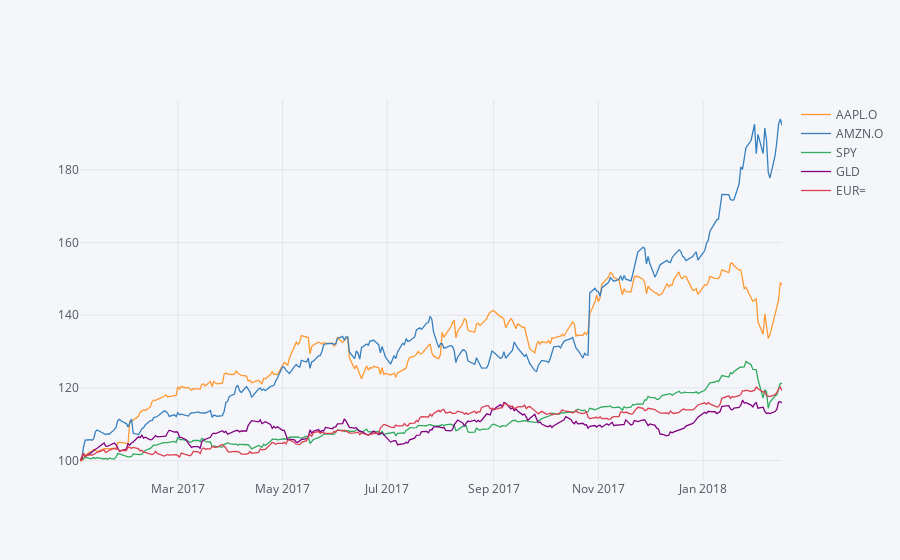

Notebook source saved alongside this figure:
### Code cell
data.normalize().iplot(kind='lines')

### Figure 1 — Plotly figure (JSON) as saved in the notebook; plotly's stock layout.template omitted (floating-point values rounded to 4 significant figures; data arrays with more than 128 entries replaced by an {"elided": "..."} marker saying what was removed)
{"data": [{"line": {"color": "rgba(255, 153, 51, 1.0)", "dash": "solid", "shape": "linear", "width": 1.3}, "mode": "lines", "name": "AAPL.O", "text": "", "type": "scatter", "uid": "405a2c9e-cef1-4725-868e-e799c0979c92", "x": {"elided": "284 str values"}, "y": {"elided": "284 float values"}}, {"line": {"color": "rgba(55, 128, 191, 1.0)", "dash": "solid", "shape": "linear", "width": 1.3}, "mode": "lines", "name": "AMZN.O", "text": "", "type": "scatter", "uid": "def82957-15f1-44a1-8cbe-bd93fc737600", "x": {"elided": "284 str values"}, "y": {"elided": "284 float values"}}, {"line": {"color": "rgba(50, 171, 96, 1.0)", "dash": "solid", "shape": "linear", "width": 1.3}, "mode": "lines", "name": "SPY", "text": "", "type": "scatter", "uid": "94b3f9c5-9ed2-4f96-9c81-526457ad6d59", "x": {"elided": "284 str values"}, "y": {"elided": "284 float values"}}, {"line": {"color": "rgba(128, 0, 128, 1.0)", "dash": "solid", "shape": "linear", "width": 1.3}, "mode": "lines", "name": "GLD", "text": "", "type": "scatter", "uid": "ee0aa8de-340c-4a13-bce6-04f33228718a", "x": {"elided": "284 str values"}, "y": {"elided": "284 float values"}}, {"line": {"color": "rgba(219, 64, 82, 1.0)", "dash": "solid", "shape": "linear", "width": 1.3}, "mode": "lines", "name": "EUR=", "text": "", "type": "scatter", "uid": "e99eb5d9-bde6-4647-b4ae-405f973a23b2", "x": {"elided": "284 str values"}, "y": {"elided": "284 float values"}}], "layout": {"legend": {"bgcolor": "#F5F6F9", "font": {"color": "#4D5663"}}, "paper_bgcolor": "#F5F6F9", "plot_bgcolor": "#F5F6F9", "title": {"font": {"color": "#4D5663"}}, "xaxis": {"gridcolor": "#E1E5ED", "showgrid": true, "tickfont": {"color": "#4D5663"}, "title": {"font": {"color": "#4D5663"}, "text": ""}, "zerolinecolor": "#E1E5ED"}, "yaxis": {"gridcolor": "#E1E5ED", "showgrid": true, "tickfont": {"color": "#4D5663"}, "title": {"font": {"color": "#4D5663"}, "text": ""}, "zerolinecolor": "#E1E5ED"}}}
